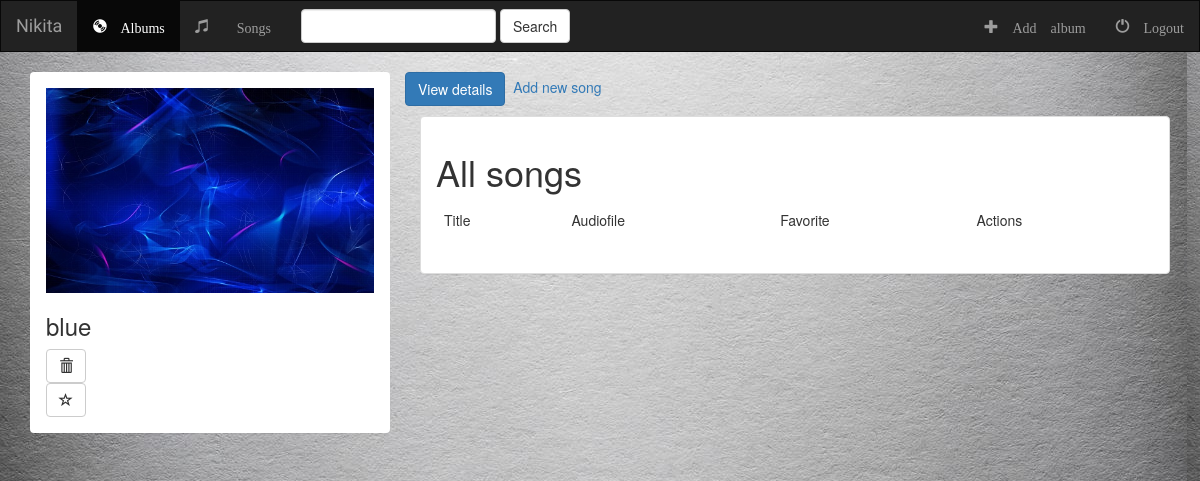
The page /music/9/ on the database its author committed.
### music/models.py (models this page shows, shortened)
class Album(models.Model):
	artist = models.CharField(max_length = 255)
	album_title = models.CharField(max_length = 500)
	genre = models.CharField(max_length = 100)
	album_logo = models.FileField()  #max_length = 1000

### music/views.py (the view)
# urls.py: url(r'^(?P<pk>[0-9]+)/$', views.DetailView.as_view(), name = 'details'),
class DetailView(generic.DetailView):
	template_name = 'music/details.html'
	model = Album

### music/templates/music/details.html (shortened to what this page needs)
{% extends 'music/base.html' %}
{% block body %}
      <div class='container'>
        <div class='row'>
          <div class='col-md-4'>
            <div class='panel'>
              <div class='panel-body' class='panel-default'>
                <img src='{{ album.album_logo.url }}' class='img-responsive'>
                <h3>{{ album.album_title }}</h3>
                <form action="{% url 'music:album-delete' album.id %}" method="post">
                  <button type="submit" class="btn btn-default"><span class='glyphicon glyphicon-trash' aria-hidden='true'></span></button>
                </form>
                  <button type="button" class="btn btn-default"><span class='glyphicon  glyphicon-star-empty' aria-hidden='true'></span></button>
              </div>
            </div>
          </div>
          <p><button type="button" class="btn btn-primary">View details</button>
          <a href='#'> &nbsp;Add new song</a>
          <div class='col-md-8'>
            <div class='panel panel-default'>
              <div class='panel-body' class='panel-default'>
                <h1> All songs </h1>
                <table class='table'>
                  <thead>
                    <tr>
                      <td>Title</td>
                      <td>Audiofile</td>
                      <td>Favorite</td>
                      <td>Actions</td>
                    </tr>
                  </thead>
                </table>
              </div>
            </div>
          </div></p>
        </div>
      </div>
{% endblock %}

### music/static/music/css/style.css (style rules this page uses)
body { background: white url('../images/background.jpg'); }

### rows shown on the page
Album: album_logo (picture), album_title "blue"
